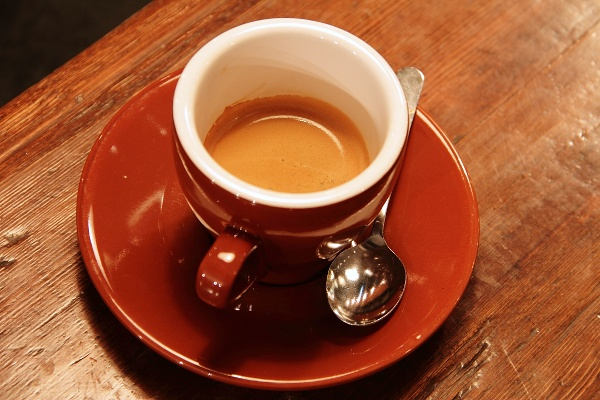
#> input picture Model Lab/image.jpg, 600 x 400 px, found by its file name
$ python 'Expt 37 - Foreground Subtraction.py'
#> lines starting #> are read from the running program, lines starting #| are printed output that depends on the picture; after the words box and inside, x2 and y2 are one past the last pixel; in counts of white or black regions, pixels touching at a corner belong together
import sys
import cv2
import numpy as np


def demo_image(h=480, w=720):
    """Fallback image so the program runs even if sample.jpg is missing."""
    img = np.zeros((h, w, 3), np.uint8)
    for y in range(h):                       # sky gradient
        img[y, :] = (200 - y // 4, 140 - y // 6, 60 + y // 5)
    cv2.rectangle(img, (0, int(h * 0.75)), (w, h), (40, 160, 40), -1)   # grass
    cv2.circle(img, (int(w * 0.65), int(h * 0.55)), 70, (30, 100, 30), -1)  # tree top
    cv2.rectangle(img, (int(w * 0.65) - 8, int(h * 0.55)), (int(w * 0.65) + 8, int(h * 0.75)), (20, 50, 90), -1)
    noise = np.random.randint(0, 25, img.shape, dtype=np.uint8)
    return cv2.add(img, noise)


def load_image(default="sample.jpg"):
    """Usage: python "Expt N.py" [image_path]"""
#> called with default = 'image.jpg'
    path = sys.argv[1] if len(sys.argv) > 1 else default
    img = cv2.imread(path)
#> img is the input picture: shape (400, 600, 3); mean B, G, R 51.5, 85.8, 158.5
    if img is None:
        print(f"'{path}' not found -> using a generated demo image instead.")
        img = demo_image()
    return img


# Experiment 37: Subtract the foreground of an image based on color levels
def subtract_foreground(image, lower_color, upper_color):
    hsv = cv2.cvtColor(image, cv2.COLOR_BGR2HSV)
#> hsv: shape (400, 600, 3); mean H, S, V 10.3, 185, 158.5

    lower_bound = np.array(lower_color, dtype=np.uint8)
    upper_bound = np.array(upper_color, dtype=np.uint8)

    mask = cv2.inRange(hsv, lower_bound, upper_bound)      # foreground color range
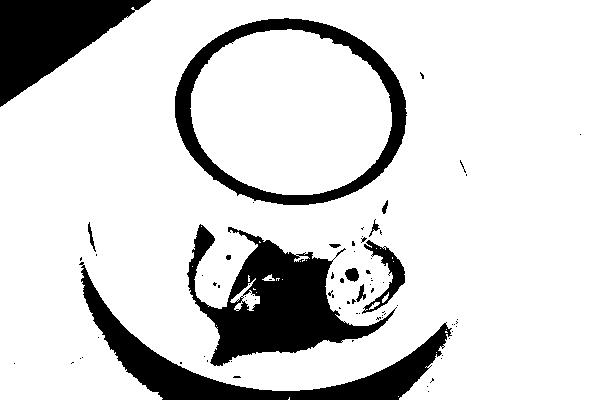
#> mask: shape (400, 600); 84% white; 79 black regions (67 under 20 px), largest, box (x1, y1, x2, y2) and area: (187, 224, 397, 366) 11821, (79, 262, 452, 400) 9067, (0, 0, 151, 107) 8210
    background = cv2.bitwise_and(image, image, mask=mask)  # keep only that range
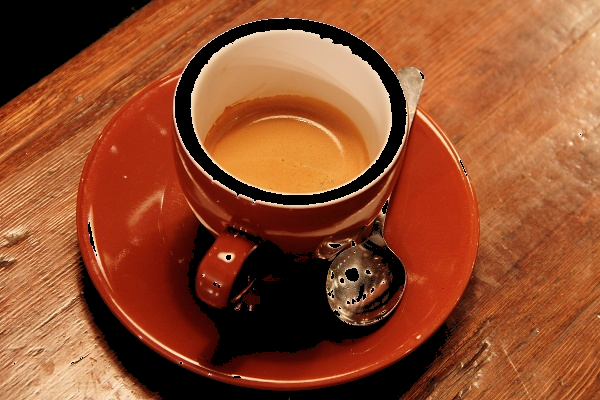
#> background: shape (400, 600, 3); mean B, G, R 43.2, 76.4, 145.8

    cv2.imshow("Original Image", image)
    cv2.imshow("Foreground Subtracted Image (Only Background)", background)
    cv2.waitKey(0)
    cv2.destroyAllWindows()


lower_color = [0, 50, 50]          # adjust as needed (HSV)
upper_color = [120, 255, 255]      # adjust as needed (HSV)
subtract_foreground(load_image("image.jpg"), lower_color, upper_color)

$ run again, with Expt 1.png saved as Model Lab/image.jpg
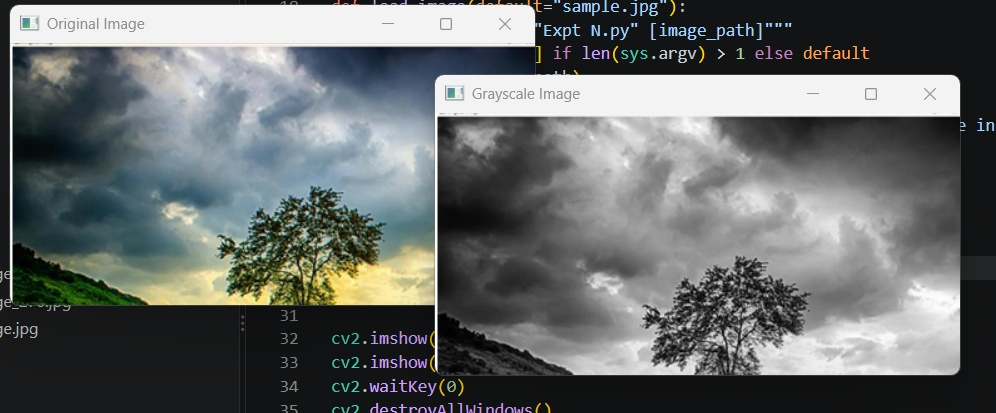
#> input picture Expt 1.png, 996 x 413 px, found by its file name
#> in load_image, img is the input picture: shape (413, 996, 3); mean B, G, R 107.3, 107.6, 103.8
#> hsv: shape (413, 996, 3); mean H, S, V 53.8, 35, 111.1
#> in subtract_foreground, `mask = cv2.inRange(hsv, lower_bound, upper_bound)`:
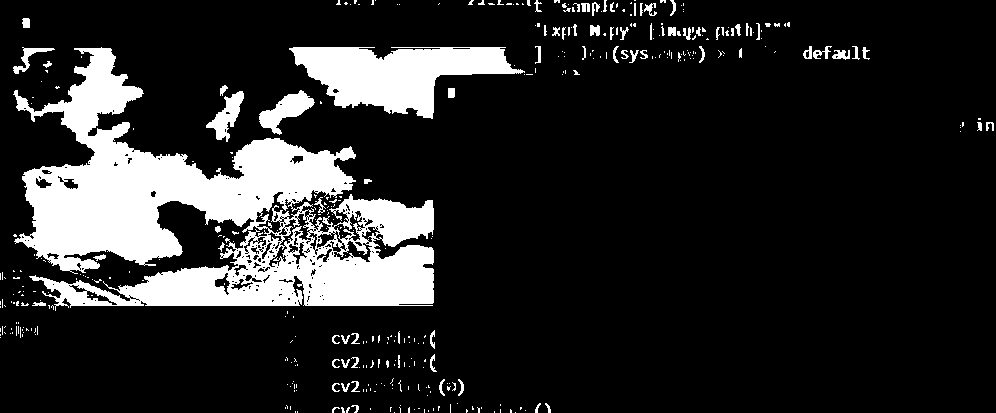
#> mask: shape (413, 996); 15.6% white; 400 white regions (324 under 20 px), largest, box (x1, y1, x2, y2) and area: (13, 47, 434, 311) 48189, (289, 47, 525, 119) 9298, (259, 90, 315, 135) 1072
#> in subtract_foreground, `background = cv2.bitwise_and(image, image, mask=mask)`:
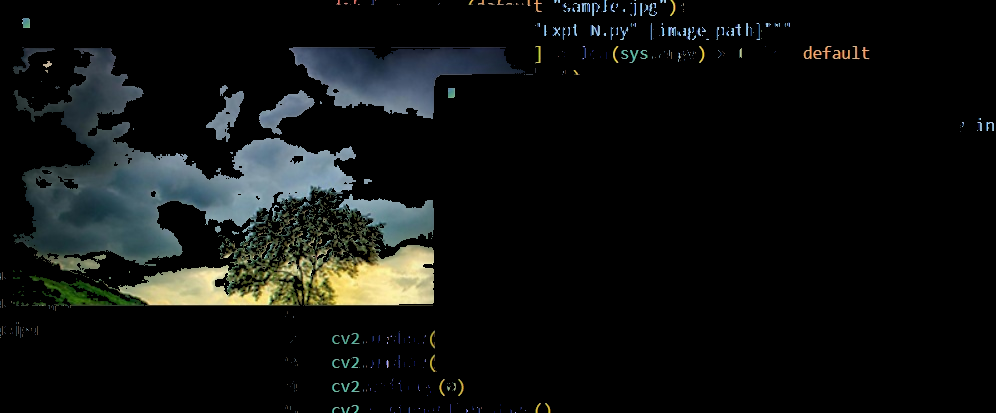
#> background: shape (413, 996, 3); mean B, G, R 16.5, 17.6, 15.3

$ run again, with Expt 10.png saved as Model Lab/image.jpg
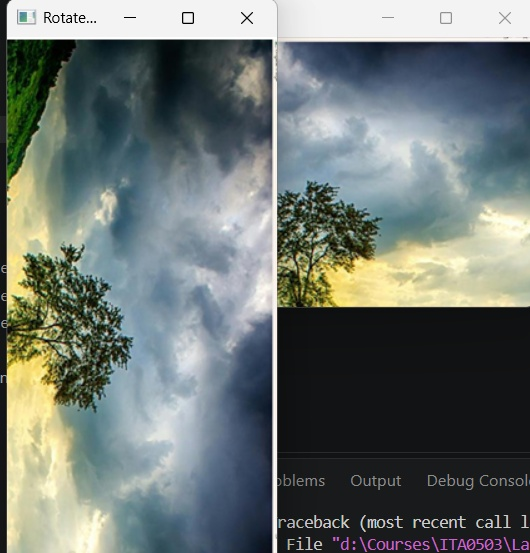
#> input picture Expt 10.png, 530 x 553 px, found by its file name
#> in load_image, img is the input picture: shape (553, 530, 3); mean B, G, R 113.9, 117.4, 109
#> hsv: shape (553, 530, 3); mean H, S, V 78.5, 60.2, 124.6
#> in subtract_foreground, `mask = cv2.inRange(hsv, lower_bound, upper_bound)`:
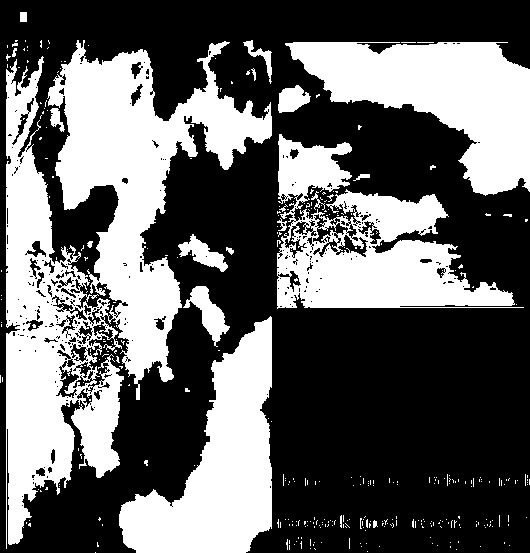
#> mask: shape (553, 530); 39.1% white; 357 white regions (336 under 20 px), largest, box (x1, y1, x2, y2) and area: (6, 40, 272, 549) 53875, (277, 134, 524, 309) 19216, (285, 42, 530, 196) 18951
#> in subtract_foreground, `background = cv2.bitwise_and(image, image, mask=mask)`:
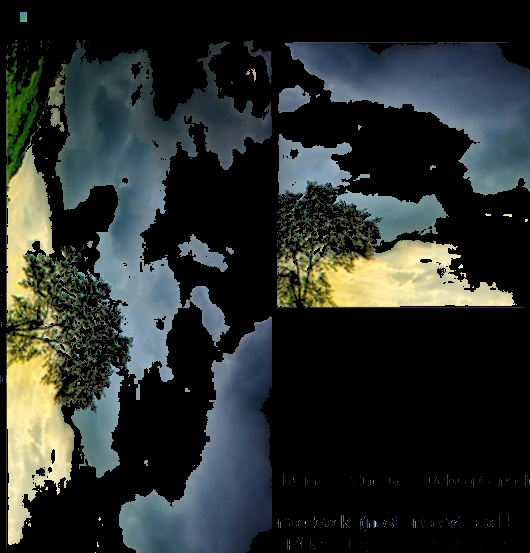
#> background: shape (553, 530, 3); mean B, G, R 43.7, 46.7, 41.4
